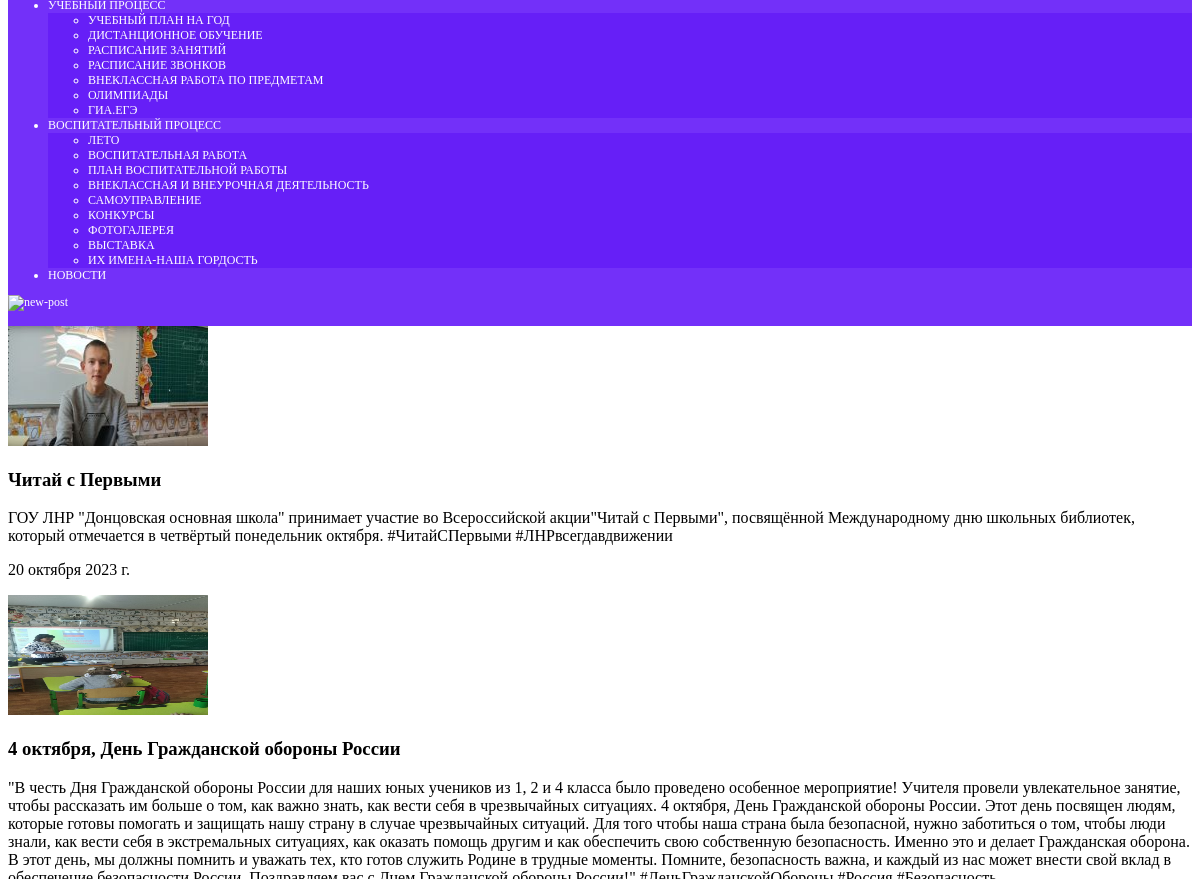
The app's page /news (middle part), older data.
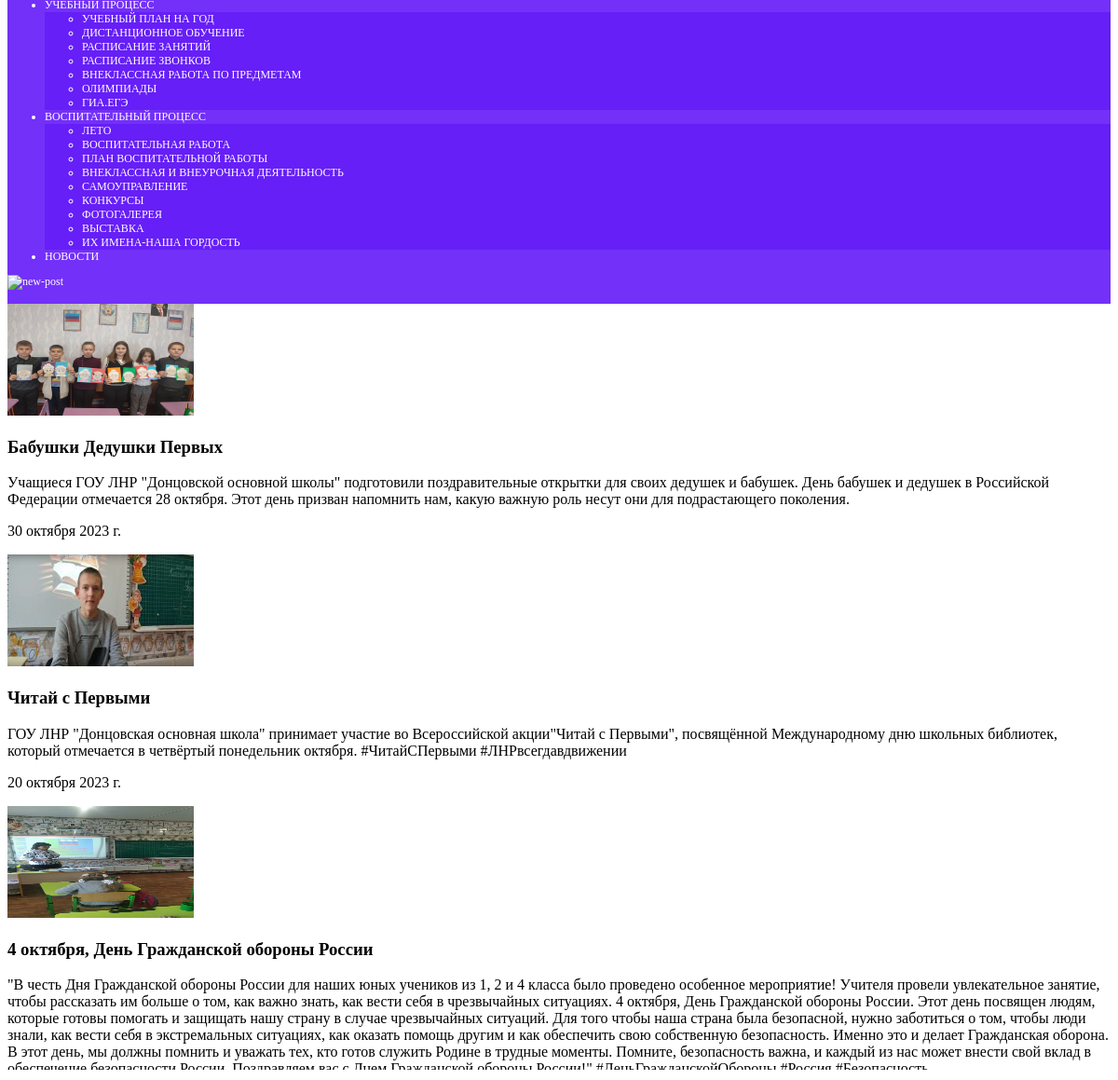
The same page, newer data.
### main/models.py (models this page shows, shortened)
class News(models.Model):
    title = models.CharField('Заголовок', max_length=200)
    path = models.FileField('Путь в виде ссылки', default="default.jpeg")
    description = models.TextField('Описание')
    date = models.DateField("Дата создания", default="2023-01-01")

### main/views.py (the view)
# urls.py: re_path(r'^news$', views.news, name='news'),
def news(request, newId=0):
    try:
        id = int(newId)
        new = News.objects.get(pk=id)
    except (ValueError, News.DoesNotExist):
        new = None
    news = News.objects.order_by('-pk')[:]
    return render(request, "main/news.html", {"new": new, "news": news})

### main/templates/main/news.html (shortened to what this page needs)
{% extends "main/base.html" %}
{% load static %}
{%  block LinkViewEducProc %}white{% endblock %}
{%  block LinkViewEducProc2 %}white{% endblock %}
{%  block LinkViewNews %}dark{% endblock %}
{%  block link %} <link rel="stylesheet" type="text/css" href="{% static 'news/style.css' %}"> {% endblock %}
{% block content %}
    {% if new %}
        <div class="container px-4 mb-4 rounded shadow-lg">
            <h1 class="text-center mt-3 mb-3">{{new.title}}</h1>
            <div class="row gx-1">
            <div class="col-lg">
                <img src="{% static 'images/img_news/'%}{{new.path}}" class="rounded float-start mb-4" alt="image"  style="max-width: 100%;" height="auto" width="100%">
            </div>
            <div class="col-lg">
                <div class="p-2 fs-4">
                    {{new.description}}
                </div>
            </div>
            </div>
        </div>
    {% else %}
        <div class="container mt-4">
            {% for item in news %}
            <div class="row text-white justify-content-center d-flex mb-3">
                <div class="col-md-8 themed-grid-col bg-light w-50 shadow-lg rounded border border-1">
                    <a href="news/{{item.id}}" style=" text-decoration: none; ">
                    <div class="row">
                        <div class="col-12 col-md-6 mt-2 mb-2">
                        <img src="{% static 'images/img_news/'%}{{item.path}}" alt="Картинка новости" class="img-fluid" width="200" height="120">
                        </div>
                        <div class="col-12 col-md-6 text-black order-md-first d-flex flex-column">
                        <h3 class="text-start text-truncate overflow-hidden">{{ item.title }}</h3>
                        <p class="text-start" style="max-height: 100px; overflow-y: auto;">{{ item.description }}</p>
                        <p class="mt-auto text-start">{{ item.date }}</p>
                        </div>
                    </div>
                    </a>
                </div>
            </div>
            {% endfor %}
      </div>
    {% endif %}
{% endblock %}

Row changes from the older to the newer data that the page shows:
added News: path (picture), title "Бабушки Дедушки Первых", description "Учащиеся ГОУ ЛНР \"Донцовской основной школы\" подготовили поздравительные открытки для своих дедушек и бабушек. День бабушек и дедушек в Российской Федерации отмечается 28 октября. Этот день призван напомнить нам, какую важную роль несут они для подрастающего поколения.", date "30 октября 2023 г."
